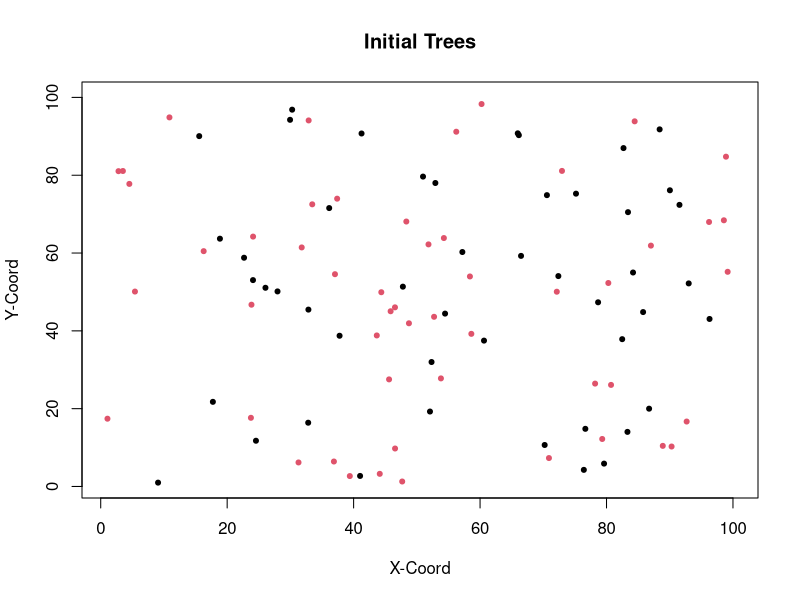

Here is the R script that generated this plot: (Note: this script raises an error after producing the figure.)
#Load packages
library(tidyverse) 
library(gridExtra) 


### Initialize params ###

# Set up a grid to represent land
#Place individuals on plot
xsize = ysize = 100

numInd = 100
numSpecies = 2
data <-  tibble("ID" = 1:numInd, "age" = 3, 
                species = sample(numSpecies, numInd, replace = TRUE), "xlocation" = runif(numInd, 0, 100), 
                "ylocation" = runif(numInd,0,100), "parentalDistance" = 0, "Pathogen" = 0)

#Choose an initial 25% of population to be infected
infected <- sample(numInd, numInd/4)
data$Pathogen[which(data$ID %in% infected)] <- 1

plot(data$xlocation, data$ylocation, col = data$species, pch = 20, xlim = c(1,100), ylim = c(1,100),
     xlab = "X-Coord", ylab = "Y-Coord", main = "Initial Trees")


  

#Set up rates of birth/death/growth etc...
deltaT = 1 #1 year periods of growth
ageChange = deltaT
dispParam = 8 #dispersalParam
uniqueSp = unique(data$species)
numYears = 1000



#Carrying Capacity
K= 2000

# Can be anywhere from ~0.2 to ~3. Once its above ~1 you get oscillation above and below carrying capacity and program
#gets a fair bit slower as you near 3
growthrates = c(1,1)

#Pathogen initials

#This is how far away a tree can be affected. But its a torus so setting the value to 100 does not man 
#every tree is infected. best values seem to be between 2.5 and 3 (for infected death rate around 0.03)
#Too low and pathogens go extinct, too high and all trees quickly pathogenized
PathDensParam = 2.7


infectionRates = c(0.7, 0.7)

#Has to stay lower than infected death rates. Slows growth to carrying capacity as it gets larger but
# tree dynamics seem to be similar between 0.01 and 0.05, but pathogens end up growing much slower
#and have larger swings as death rates increase
healthyDeathRate = 0.02

#Dynamics get much more variable when value is ~0.04 or more. 0.02-0.04 pretty good for 0.7 infection Rate.
infectedDeathRates = c(0.03,0.03)
# Used for summary statistics
speciesPopulation = NULL
pathPop = NULL
agePops = NULL
pathAgePop = NULL
denseSpecies <- NULL

### MAIN LOOP ####


for(t in seq(0, numYears, by = deltaT)){ 
  
  #disperse seed
  adults <- data[data$age > 3, ]
  seedsPerSpecies <- NULL
  for (i in 1:numSpecies){
    speciesPop = nrow(data[data$species == i,])
    numSeeds <- carryingCapacity(i, speciesPop, nrow(data), K)
    seedsPerSpecies <- c(seedsPerSpecies, numSeeds)
  }
  Ind = data[1, ]
  babies <- dispersal(adults)
  data <- bind_rows(data, babies)
  
  #Background death of adults. Death rate decreases with age
  data <- backgroundDeath(data)
  
  #Count number of each species
  countSpecies <- speciesSize(data$species)
  speciesPopulation <-  bind_rows(speciesPopulation, countSpecies)
  
  #pathogens reproduce
  newPathogens <- pathGrowth(data)
  data$Pathogen[which(data$ID %in% newPathogens$ID)] <- 1
  
  #Count number of pathogens
  countPaths <- data[data$Pathogen==1,]
  pathAges <- speciesSize(countPaths$species)
  pathPop <- bind_rows(pathPop, pathAges)
  
  
  #Supp  functions/Statistics
  ages <- tibble("gen" = t, "babies" = nrow(subset(data, age < 6)), "young" = nrow(subset(data, age >= 6 & age <=20)), "middle aged" = nrow(subset(data, age > 20 &
                                                                                                                                                     age < 50)), 
                 "old" = nrow(subset(data, age >= 50)))
  agePops <- bind_rows(agePops, ages)

  
  #These fucntions plot the trees every generation. I mainly use these when trying to
  #paramterize something so I can see the effects on several generations. Otherwise comment them out
  
  plot(data$xlocation, data$ylocation, col = data$species, pch = 20, xlim = c(1,100), ylim = c(1,100),
       main = "Tree Population", ylab = "Count", xlab = "Generation")
 
  print(t)
  
  #Grow
  data$age = data$age + deltaT
  
}


  ##### MAIN FUNCTIONS #######

#Carrying Capacity limits birth rates

carryingCapacity = function(species,speciesN, totalN, K){
  growthrate = growthrates[species]
  s = speciesN * growthrate
  popGrowth <- (s*(K-totalN)/K)
  popGrowth <-  ifelse(popGrowth > 0, popGrowth, 0)
  return(popGrowth)
  
}

#Disperse x number of seeds per parent. 

dispersal <- function(Trees){
  babies = tibble()
  for(i in 1:numSpecies){
    speciesTree <- Trees[Trees$species == i,]
    if(nrow(speciesTree)> 0){
      #Before running this, we calculate seeds per species using the carrying capacity function
      numBabies <- round(seedsPerSpecies[i])
      #take a random sample of conspecific adult trees to disperse the seeds
      parents <- slice_sample(speciesTree, n = numBabies, replace = TRUE)
      if (nrow(parents)>0){
        for (i in 1:nrow(parents)){
          parent = parents[i,]
          baby = parent
          baby$age = as.integer(0)
          baby$ID  = max(data$ID) + i + nrow(babies[babies$species != baby$species,])
          baby$species  =  parent$species
          babyDist = (rnorm(1, mean=0, sd=dispParam))
          baby$Pathogen = 0
          r = babyDist * sqrt(runif(1))
          theta = runif(1)*2*pi
          baby$xlocation = ((r*cos(theta)) + parent$xlocation) %% xsize
          baby$ylocation = ((r*sin(theta)) + parent$ylocation) %% ysize
          baby$parentalDistance = abs(r)
          babies <- bind_rows(babies, baby)
        }
      }
      
    }
  }
  return(babies)
}




#Natural Background death
backgroundDeath <- function(population){
  living = c()
  for (i in 1:nrow(population)){
    if (data[i,]$Pathogen == 1){
      alive <- (runif(1) > infectedDeathRates[data[i,]$species])
      living[i] = alive
    }
    if(data[i,]$Pathogen == 0){
      alive <- (runif(1) > healthyDeathRate)
      living[i] = alive
    }
    
  }
  return(population[living,])
}




#### virulence FUNCTIONS ######

pathGrowth <- function(trees){
  newPathogens <- NULL
  infectedTrees <- data[data$Pathogen == 1,]
  healthyTrees <- data[data$Pathogen == 0,]
  for (i in 1:nrow(infectedTrees)){
    indTree = infectedTrees[i, ]
    newInfections = subset(healthyTrees, xlocation > (indTree$xlocation - (PathDensParam))%% xsize
                           & xlocation < (indTree$xlocation + (PathDensParam))%% xsize
                           & ylocation > (indTree$ylocation - (PathDensParam))%% xsize
                           & ylocation < (indTree$ylocation + (PathDensParam))%% xsize
                           & species == indTree$species)
    
    newInfections <- slice_sample(newInfections, n = round(nrow(newInfections)* infectionRates[indTree$species]))
    newPathogens <- bind_rows(newPathogens, newInfections)
    
    
  }
  newPathogens <- newPathogens[!duplicated(newPathogens),]
  return(newPathogens)
}



### SUPPLEMENTAL FUNCTIONS###


#Plot trees 
plotSpecies(speciesPopulation) 
totals <- speciesPopulation %>% mutate(total = rowSums(across(everything())))
plot(totals$total, pch = 20, col = "cadetblue3")

#Plot Pathogens
plotPaths(pathPop)
totals <- pathPop %>% mutate(total = rowSums(across(everything())))
plot(totals$total, pch = 20, col = "cadetblue3")


#Plot both
grid.arrange(plotSpecies(speciesPopulation), plotPaths(pathPop))

#Plot the age distribution over time of trees
agePops1 <-  pivot_longer(agePops, cols = !gen, names_to = "Group", values_to = "Count")
agePopGraph <- ggplot(agePops1, aes(gen, Count, color = Group))+
  geom_line()
agePopGraph



#Plot amount of each species
plotSpecies <- function(speciesPopulation){
  for(i in 1:numSpecies){
    colnames(speciesPopulation)[i] <- paste0("Species", i)
  }
  speciesPopulation <- add_column(speciesPopulation, gen = 1:nrow(speciesPopulation))
  speciesPopulation <- pivot_longer(speciesPopulation, cols = starts_with("Species"), names_to = "Species",
                                    names_prefix = "Species", values_to = "Count")
  ggplot(data = speciesPopulation, aes(gen, Count, col = Species))+
    geom_point()+
    geom_line()+
    ylim(0, max(speciesPopulation$Count))+
    ylab("Tree Count")
  
}

#Plot amount of pathogenss
plotPaths <- function(speciesPopulation){
  for(i in 1:numSpecies){
    colnames(speciesPopulation)[i] <- paste0("Species", i)
  }
  speciesPopulation <- add_column(speciesPopulation, gen = 1:nrow(speciesPopulation))
  speciesPopulation <- pivot_longer(speciesPopulation, cols = starts_with("Species"), names_to = "Species",
                                    names_prefix = "Species", values_to = "Count")
  ggplot(data = speciesPopulation, aes(gen, Count, col = Species))+
    geom_point()+
    geom_line()+
    ylim(0, max(speciesPopulation$Count))+
    ylab("Pathogen Count")
  
}

#Called from main for loop to track species
speciesSize <- function(speciesTypes){
  df = tibble()
  for (i in 1:numSpecies){
    df[1, i] = length(speciesTypes[speciesTypes == i])
  }
  return(df)
}
